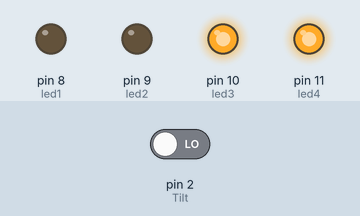
A sketch run on a simulated Arduino Uno, built with avr-gcc and run on an emulated ATmega328P. Parts: output pins drawn as LEDs (lit = HIGH). The inputs (shaded band) are chosen by the test bench; at power-on: pin 2 (Tilt) LOW.

Above: at 1.2 s.
1.3 s: pin 2 (Tilt) driven HIGH
At 1.6 s:
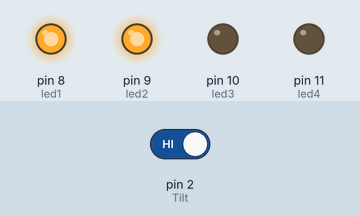
2.8 s: pin 2 (Tilt) driven LOW
At 4.0 s:
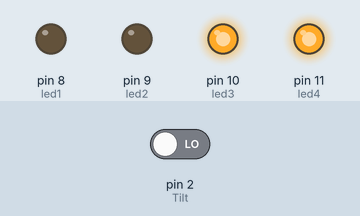
Timing chart, 0 to 5.8 s (numbered marks = the images above; inputs shaded):
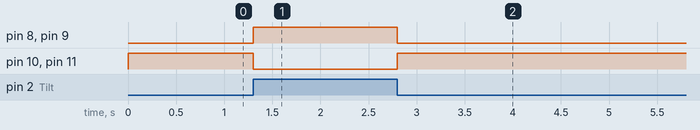

Measured:
- after the input at 1.3 s, pin 8 (led1), pin 9 (led2): LOW → HIGH at once; pin 10 (led3), pin 11 (led4): HIGH → LOW at once
- after the input at 2.8 s, pin 8 (led1), pin 9 (led2): HIGH → LOW at once; pin 10 (led3), pin 11 (led4): LOW → HIGH at once

The sketch:

3.3.ino
```cpp
const int Tilt=2;
const int led1=8;
const int led2=9;
const int led3=10;
const int led4=11;

int buttonState=0;

void setup() {
  // put your setup code here, to run once:

  pinMode(led1,OUTPUT);
  pinMode(led2,OUTPUT);
  pinMode(led3,OUTPUT);
  pinMode(led4,OUTPUT);
  pinMode(Tilt,INPUT);
}

void loop() {
  // put your main code here, to run repeatedly:

  buttonState = digitalRead(Tilt);

  if(buttonState==HIGH){
    digitalWrite(led1,HIGH);
    digitalWrite(led2,HIGH);
    digitalWrite(led3,LOW);
    digitalWrite(led4,LOW);
  }
  else{
    digitalWrite(led1,LOW);
    digitalWrite(led2,LOW);
    digitalWrite(led3,HIGH);
    digitalWrite(led4,HIGH);
  }
}
```
